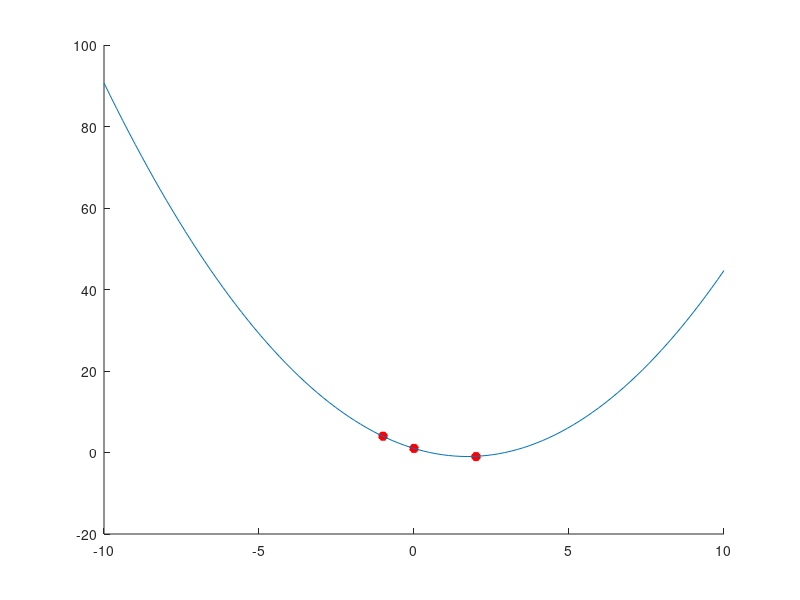

This figure's MATLAB source:

hold all

f = @(x) 1 + -2.3*x + 0.6667*x.^2;
x = [-1 0 2]
y = [4 1 -1];

plot(x(1), y(1), 'r*', 'linewidth', 4);
plot(x(2), y(2), 'r*', 'linewidth', 4);
plot(x(3), y(3), 'r*', 'linewidth', 4);
axis([-10 10]);
x = linspace(-10,10);
plot(x,f(x));
hold off;